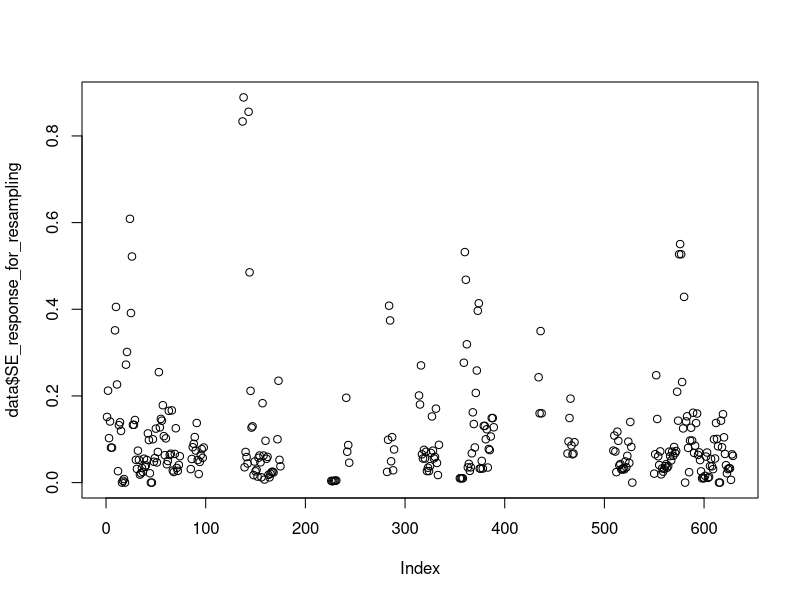

R code for this plot: (Note: this script raises an error after producing the figure.)
# load libraries ----------------------------------------------------------
library(tidyverse)


#### Step 2: read in the data
data<-read_csv(file="raw_data/direct_responses_data_jan2.csv")

#make a unique identifier for each author, pub_year, and response_variable combination
data$study<-as.factor(paste(data$Author, data$Pub_Year, data$English_Name, 
                            data$Life_stage, data$Response_variable, data$treatment_var))
#check units of oxygen entered
#View(data %>%
#  filter(treatment_var=="oxygen")) 
#checked website, seems fine

# make upper and lower SE, convert 95CI to upper and lower SE for some data
data$lowerSE<-ifelse(is.na(data$LCI_response), 
                     data$response-data$SE_response, 
                     data$response-((data$response-data$LCI_response)/1.96))
data$upperSE<-ifelse(is.na(data$UCI_response), 
                     data$response+data$SE_response, 
                     data$response+((data$UCI_response-data$response)/1.96))


#check first zeros - these are somewhat nonsensical as negatives:
#photosyntehsis, growth rate, activity
filter(data, response<0)

#recenter negative response values to 0, carry upper error distribution
#also limit negative values to 0
#data<-data %>%
#  mutate(rec_lowerSE=ifelse(lowerSE<0.01, 0.01, lowerSE), #limit lower SE to min 0.01
#         rec_upperSE=ifelse(response<0, max(upperSE-response, 0.01), upperSE), # limit upper SE to min 0.01
#         recentered_response=(ifelse(response<0.01, 0.01, response))) # limit response to 0.01
#maybe I only did this because I was going to take logs???
#try not doing it
#calculate variables within each study
data<-data %>% 
  group_by(study) %>%
  mutate(max_response=max(response),   #add columns of max response and log response relative to max
         rel_response=(response/max_response), #relative response to max
         rel_upperSE=(upperSE/max_response),
         rel_lowerSE=(lowerSE/max_response),
         SE_response_for_resampling=rel_upperSE-rel_response) %>%
  ungroup()
plot(data$SE_response_for_resampling)


filter(data, rel_response<0)

#calculate variables within each study
#potentially delete this:
#data<-data %>% 
#  group_by(study) %>%
#  mutate(max_response=max(recentered_response),   #add columns of max response and log response relative to max
#  rel_response=(recentered_response/max_response), #log of relative response to max
#  rel_upperSE=(rec_upperSE/max_response),
#  rel_lowerSE=(rec_lowerSE/max_response),
#  SE_response_for_resampling=rel_upperSE-rel_response) %>%
#  ungroup()


data$SE_response_for_resampling<-ifelse(is.na(
  data$SE_response_for_resampling), 0, 
  data$SE_response_for_resampling) #change NAs to 0


#change treatment_var from CO2 to pH if only pH data are available
data<-data %>%
  mutate(treatment_var=ifelse(!is.na(data$pH) & is.na(data$CO2), 
                                   "pH", treatment_var))

#add a column with the important treatment value
data<-data %>%
  mutate(treat_value=case_when(data$treatment_var=="CO2"~CO2,
                             data$treatment_var=="oxygen"~oxygen,
                             data$treatment_var=="salinity"~salinity,
                             data$treatment_var=="temperature"~temperature,
                             data$treatment_var=="pH"~pH,
                             TRUE ~ -99))

filter(data,treat_value==(-99))

write.csv(data, "processed_data/200519_Schmidt_biotic_responses_data.csv")

